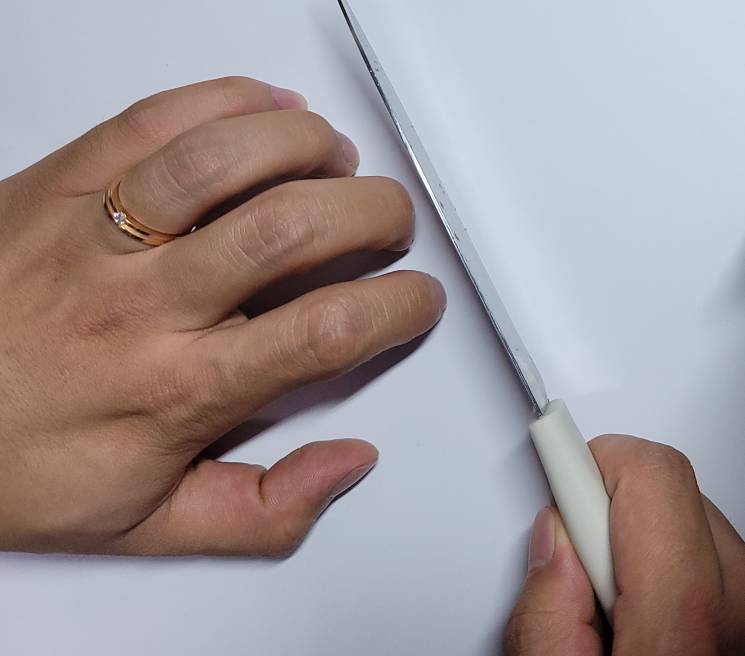
#> input picture python_source/딥러닝/ok3.jpg, 2234 x 1968 px (shown at 1/3 size)
$ python hand.py
#> lines starting #> are read from the running program, lines starting #| are printed output that depends on the picture; after the words box and inside, x2 and y2 are one past the last pixel; in counts of white or black regions, pixels touching at a corner belong together
import cv2

import numpy as np


def Find(path):
    # 창 이름 설정

#> called with path = 'ok3.jpg'
    cv2.namedWindow('image')

    # 이미지 파일 읽기

    img = cv2.imread(path, cv2.IMREAD_COLOR)
#> img is the input picture: shape (1968, 2234, 3); mean B, G, R 153.3, 151.3, 161.6

    # 이미지 사이즈 조정

    img = Resize(img)
#| (1968, 2234, 3)
#> in Resize, `resize = cv2.resize(img, dsize=(width, height), interpolation=cv2.INTE..`:
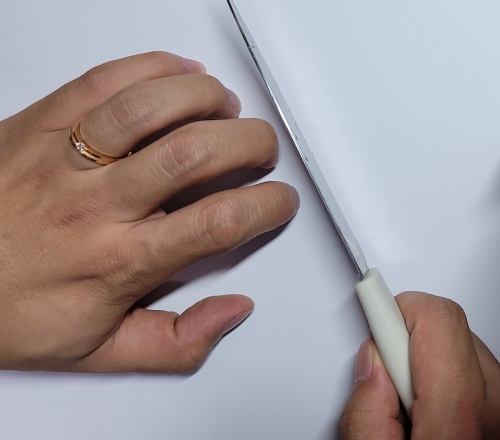
#> resize: shape (440, 500, 3); mean B, G, R 153.3, 151.3, 161.6
#| (440, 500, 3)

    # 이미지 색 바꾸기

    # img_gray = cv2.cvtColor(img, cv2.COLOR_BGR2GRAY)

    # img_ycrcb = cv2.cvtColor(img, cv2.COLOR_BGR2YCrCb)

    img_hsv = cv2.cvtColor(img, cv2.COLOR_BGR2HSV)
#> img_hsv: shape (440, 500, 3); mean H, S, V 70.9, 57.6, 174.4

    # 잡음 제거

    img_hsv = cv2.fastNlMeansDenoisingColored(img_hsv, None, 10, 10, 7, 21)
#> img_hsv: shape (440, 500, 3); mean H, S, V 70.4, 57, 174.8

    lower = np.array([0, 48, 80], dtype="uint8")

    upper = np.array([20, 255, 255], dtype="uint8")

    img_hand = cv2.inRange(img_hsv, lower, upper)
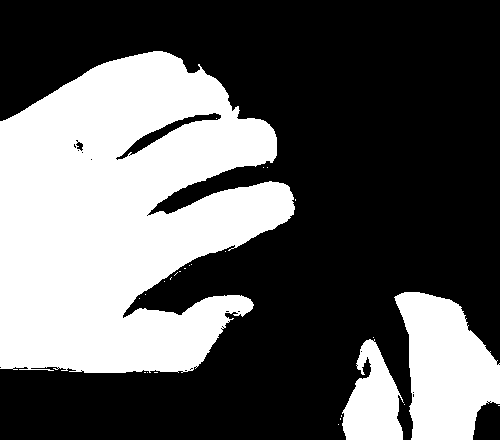
#> img_hand: shape (440, 500); 37% white; 26 white regions (23 under 20 px)

    # 경계선 찾음

    contours, hierarchy = cv2.findContours(img_hand, cv2.RETR_LIST, cv2.CHAIN_APPROX_SIMPLE)
#> contours = 53 contours, 48 with area under 20; largest, box (x1, y1, x2, y2) and area: (0, 51, 295, 373) 66698, (394, 292, 500, 440) 10435, (342, 339, 404, 440) 3796, (115, 112, 222, 161) 890, (75, 141, 84, 152) 50

    # 가장 큰 영역 찾기

    max = 0

    maxcnt = None

    for cnt in contours:

        area = cv2.contourArea(cnt)

        if (max < area):
            max = area

            maxcnt = cnt
#> this loop made 53 passes
#> (area, max) on passes 21, 31, 53: (3796.5, 3796.5), (10435, 10435), (66697.5, 66697.5)
#> area on passes 49, 52: 50, 889.5
#> after the loop, max = 66697.5; maxcnt = contour of 775 points, box (x1, y1, x2, y2) (0, 51, 295, 373), area 66698

    # maxcontours의 각 꼭지점 다각선 만들기

    hull = cv2.convexHull(maxcnt)
#> hull = contour of 28 points, box (x1, y1, x2, y2) (0, 51, 295, 373), area 77227

    # img 다 0으로 만들기?

    mask = np.zeros(img.shape).astype(img.dtype)

    color = [255, 255, 255]

    # 경계선 내부 255로 채우기

    cv2.fillPoly(mask, [maxcnt], color)
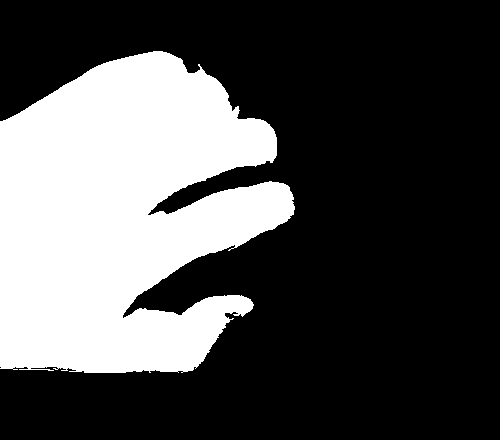
#> mask: shape (440, 500, 3); 30.7% white; 1 white region, box (x1, y1, x2, y2) and area: (0, 51, 295, 373) 67532

    img_hand = cv2.bitwise_and(img, mask)
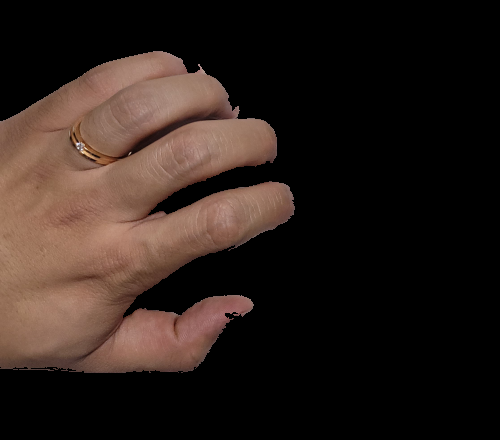
#> img_hand: shape (440, 500, 3); mean B, G, R 26.4, 31.6, 43.3

    cv2.drawContours(img_hand, [maxcnt], 0, (255, 0, 0), 3)

    cv2.drawContours(img_hand, [hull], 0, (0, 255, 0), 3)
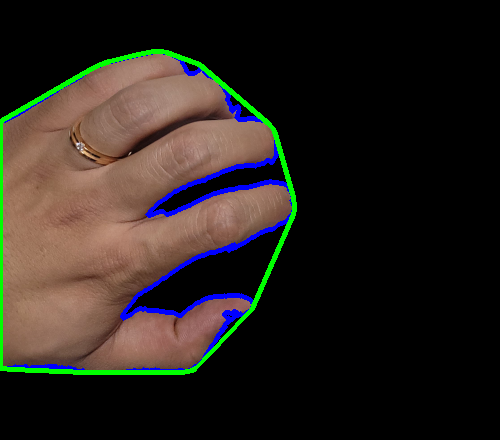
#> img_hand: shape (440, 500, 3); mean B, G, R 29.8, 35.2, 40.9

    # 이미지 보여주기

    cv2.imshow('image', img_hand)

    # 창 esc 끄기

    while True:

        if cv2.waitKey(0) == 27:
#> (key Esc is pressed here)
            cv2.destroyWindow('image')

            break;

    return


def Resize(img):
    print(img.shape)

    width = 500

    ratio = width / img.shape[1]  # width * 사진 너비 = 비율

    height = int(ratio * img.shape[0])  # 비율 * 사진 높이

    # 축소 INTER_AREA

    # 확대 INTER_LINEAR

    resize = cv2.resize(img, dsize=(width, height), interpolation=cv2.INTER_AREA)

    # resize = cv2.resize(img, dsize = (0, 0), fx=1.5, fy=1.5, interpolation = cv2.INTER_AREA)

    print(resize.shape)

    return resize


Find("ok3.jpg")

$ run again, with python_source/딥러닝/ok1.jpg copied over python_source/딥러닝/ok3.jpg
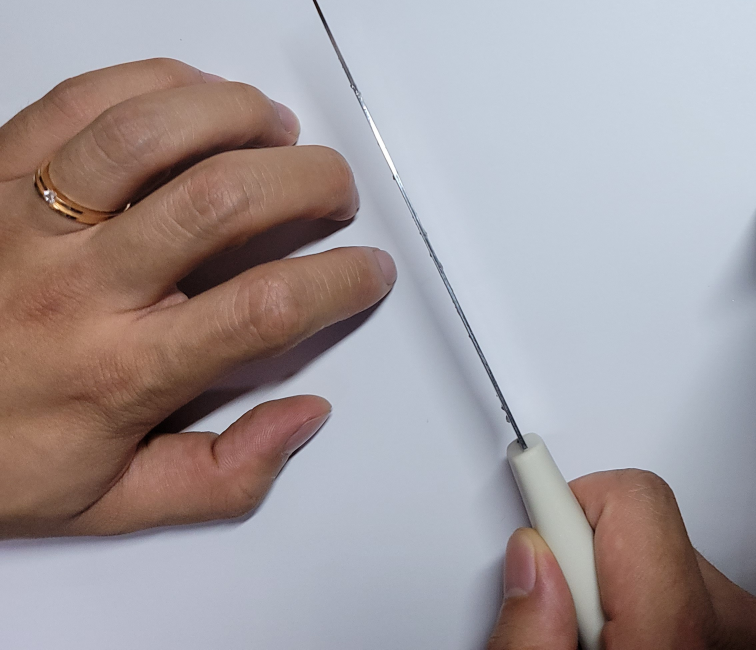
#> input picture python_source/딥러닝/ok1.jpg, 2268 x 1948 px (shown at 1/3 size)
#> in Find, img is the input picture: shape (1948, 2268, 3); mean B, G, R 157.5, 154.8, 163.3
#| (1948, 2268, 3)
#| (429, 500, 3)
#> in Find, `img_hand = cv2.inRange(img_hsv, lower, upper)`:
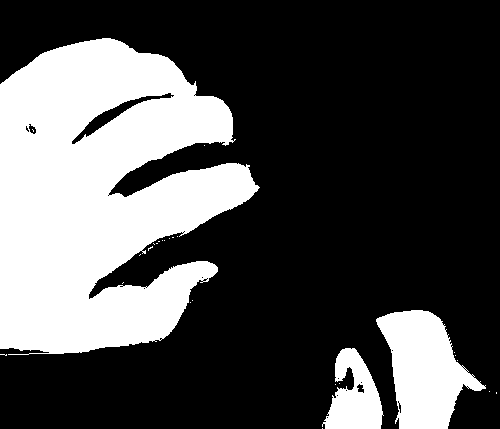
#> img_hand: shape (429, 500); 30.9% white; 27 white regions (24 under 20 px)
#> contours = 60 contours, 53 with area under 20; largest, box (x1, y1, x2, y2) and area: (0, 38, 260, 355) 55680, (376, 310, 486, 429) 7350, (322, 348, 384, 429) 2916, (71, 92, 175, 145) 868, (28, 123, 37, 135) 56, (356, 383, 365, 394) 53, (398, 402, 402, 414) 24
#> the loop in Find, `for cnt in contours: ` made 60 passes
#> (area, max) on passes 3, 11, 29, 31, 60: (24, 24), (53, 53), (2915.5, 2915.5), (7350, 7350), (55680, 55680)
#> after the loop in Find, `for cnt in contours:`: max = 55680; maxcnt = contour of 647 points, box (x1, y1, x2, y2) (0, 38, 260, 355), area 55680
#> hull = contour of 31 points, box (x1, y1, x2, y2) (0, 38, 260, 355), area 65147
#> mask: shape (429, 500, 3); 26.3% white; 1 white region, box (x1, y1, x2, y2) and area: (0, 38, 260, 355) 56455
#> in Find, `cv2.drawContours(img_hand, [hull], 0, (0, 255, 0), 3)`:
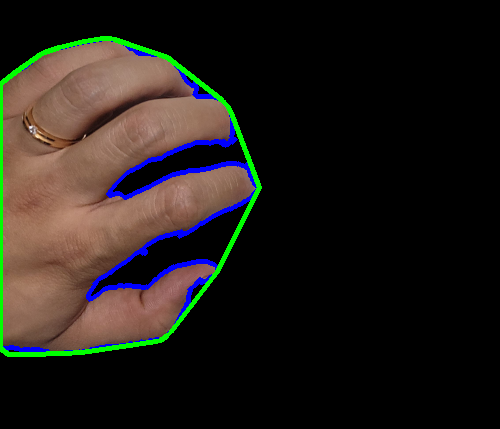
#> img_hand: shape (429, 500, 3); mean B, G, R 25.1, 29.5, 34

$ run again, with python_source/딥러닝/ok2.jpg copied over python_source/딥러닝/ok3.jpg
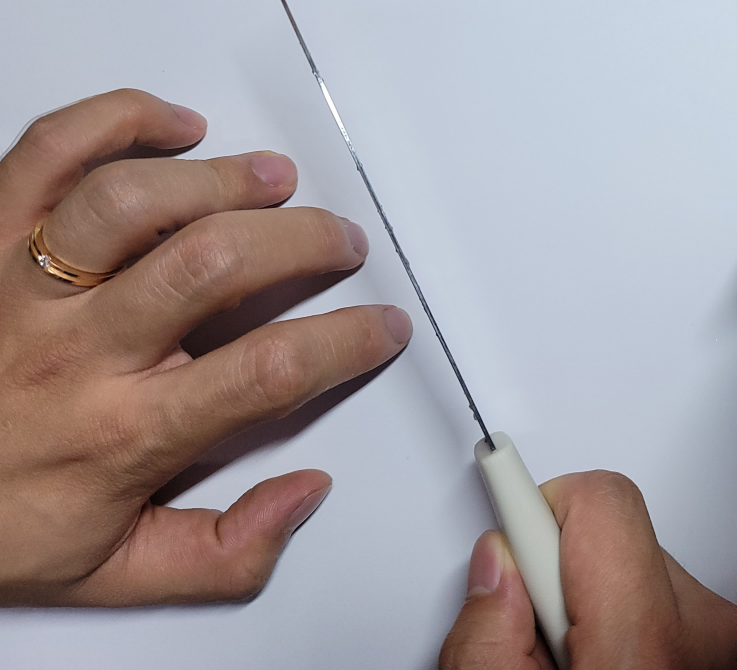
#> input picture python_source/딥러닝/ok2.jpg, 2210 x 2008 px (shown at 1/3 size)
#> in Find, img is the input picture: shape (2008, 2210, 3); mean B, G, R 155.9, 153.1, 161.9
#| (2008, 2210, 3)
#| (454, 500, 3)
#> in Find, `img_hand = cv2.inRange(img_hsv, lower, upper)`:
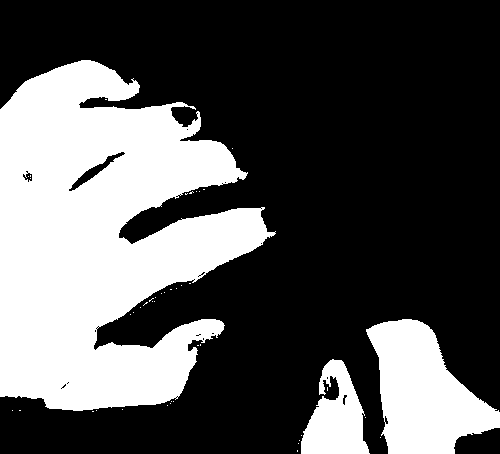
#> img_hand: shape (454, 500); 33.4% white; 45 white regions (42 under 20 px)
#> contours = 77 contours, 70 with area under 20; largest, box (x1, y1, x2, y2) and area: (0, 60, 276, 411) 60632, (366, 319, 500, 454) 10595, (301, 359, 370, 454) 3750, (68, 151, 126, 192) 448, (22, 172, 33, 183) 66, (342, 394, 348, 406) 32, (384, 415, 389, 425) 24
#> the loop in Find, `for cnt in contours: ` made 77 passes
#> (area, max) on passes 7, 19, 26, 37, 77: (23.5, 23.5), (32, 32), (3749.5, 3749.5), (10595, 10595), (60632, 60632)
#> after the loop in Find, `for cnt in contours:`: max = 60632; maxcnt = contour of 803 points, box (x1, y1, x2, y2) (0, 60, 276, 411), area 60632
#> hull = contour of 27 points, box (x1, y1, x2, y2) (0, 60, 276, 411), area 74720
#> mask: shape (454, 500, 3); 27.1% white; 1 white region, box (x1, y1, x2, y2) and area: (0, 60, 276, 411) 61543
#> in Find, `cv2.drawContours(img_hand, [hull], 0, (0, 255, 0), 3)`:
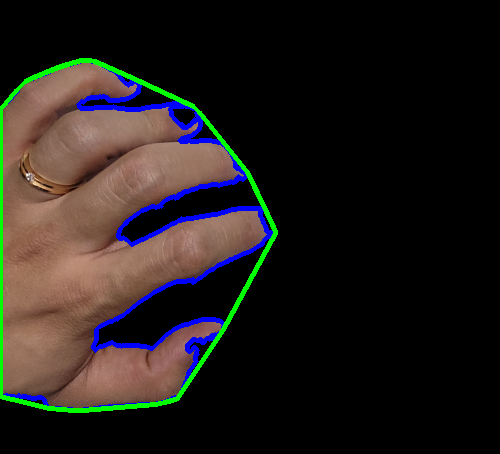
#> img_hand: shape (454, 500, 3); mean B, G, R 27.1, 29.9, 34.4
